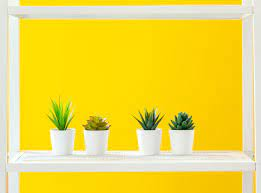
#> input picture Labs/Lab 3/Q3_Solution/images/q34.png, 261 x 193 px, found by its file name
$ python sort.py
#> lines starting #> are read from the running program, lines starting #| are printed output that depends on the picture; after the words box and inside, x2 and y2 are one past the last pixel; in counts of white or black regions, pixels touching at a corner belong together
import numpy as np
import cv2 as cv2
import matplotlib.pyplot as plt

def prominance(unique):

    l1 = np.tile(unique[1],(10,10,1))
    l2 = np.tile(unique[2],(10,10,1))
    l3 = np.tile(unique[3],(10,10,1))
    m1 = np.tile(unique[-1],(10,10,1))
    m2 = np.tile(unique[-2],(10,10,1))
    m3 = np.tile(unique[-3],(10,10,1))

    fig, axes = plt.subplots(nrows=2, ncols=3)
    axes[0,0].imshow(l1)
    axes[0,1].imshow(l2)
    axes[0,2].imshow(l3)
    axes[1,0].imshow(m1)
    axes[1,1].imshow(m2)
    axes[1,2].imshow(m3)
    fig.tight_layout()


def show(x,cmap='gray'):
    plt.imshow(x)
    plt.show()


img = cv2.imread("q34.png")
#> img is the input picture: shape (193, 261, 3); mean B, G, R 77.9, 217.5, 240.9

show(img)


fimg = img.reshape(-1, img.shape[2])

colors = np.array([[0, 0, 0],
            [128, 128, 128],
            [128, 0, 0],
            [0, 255, 0]])

colors = np.array([ [0, 0, 0	],
                    [128, 128, 128],
                    [192, 192, 192],
                    [255, 255, 255],
                    [128, 0, 0],
                    [255, 0, 0],
                    [128, 128, 0	],
                    [255, 255, 0	],
                    [0, 128, 0],
                    [0, 128, 128	],
                    [0, 255, 255	],
                    [0, 0, 128],
                    [0, 0, 255],
                    [128, 0, 128	],
                    [255, 0, 255]])

#dist = np.array([[ np.linalg.norm(i-j) for j in colors] for i in fimg])

dist = np.linalg.norm(fimg[:, None, ...] - colors[None, ...], axis=-1)

cluster = np.argmin(dist,axis=1)

fimg = colors[cluster]

gray = cv2.cvtColor(img, cv2.COLOR_BGR2GRAY)
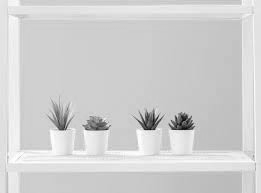
#> gray: shape (193, 261); min 9, max 255, mean 208.6


#fimg = fimg//10

#fimg = fimg*10

unique,counts =np.unique(fimg, return_counts=True, axis=0)
#> unique = [[0, 0, 0], [0, 0, 128], [0, 128, 0], [0, 128, 128], [0, 255, 255], [128, 128, 0], [128, 128, 128], [192, 192, 192], [255, 255, 255]]; counts = [113, 2, 159, 736, 31525, 30, 198, 7345, 10265]

ind = np.argsort(counts)
#> ind = [1, 5, 0, 2, 6, 3, 7, 8, 4]

unique = unique[ind]
#> unique = [[0, 0, 128], [128, 128, 0], [0, 0, 0], [0, 128, 0], [128, 128, 128], [0, 128, 128], [192, 192, 192], [255, 255, 255], [0, 255, 255]]

counts = counts[ind]
#> counts = [2, 30, 113, 159, 198, 736, 7345, 10265, 31525]

test = np.where(np.isin(fimg,unique[:1]),np.ones(fimg.shape),np.zeros(fimg.shape))

test = test.reshape(img.shape)
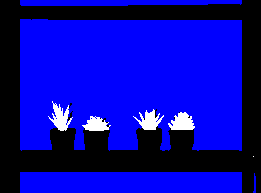
#> test: shape (193, 261, 3) float64; mean B, G, R 0.65, 0.0246, 0.0246

test = np.logical_or(test[:,:,0],test[:,:,1],test[:,:,2])
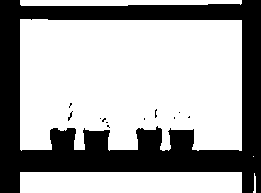
#> test: shape (193, 261) float64; values 0 (black) and 1 (white), 65% white; 12 black regions (11 under 20 px), largest, box (x1, y1, x2, y2) and area: (0, 0, 261, 193) 17548

show(test)#,cmap='gray')
show(fimg.reshape(img.shape))
#> call 3 of show, with cmap = 'gray'
#> in show (call 3), `plt.show()`:
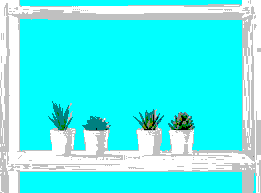
#> shown: shape (193, 261, 3); mean R, G, B 80.5, 242.4, 241.9

#dominant = np.tile(unique[:1],(100,100,1))

#show(dominant)

prominance(unique)
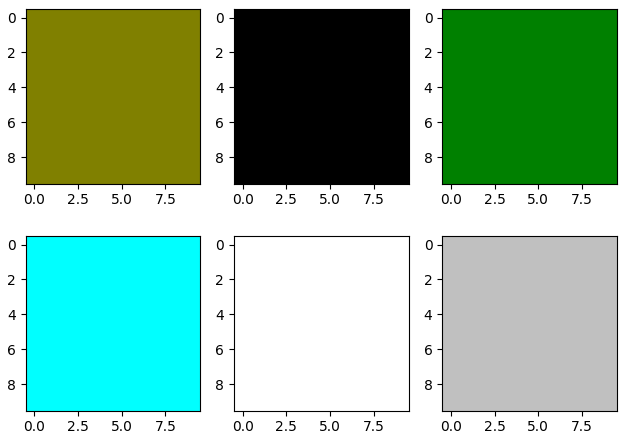
#> figure drawn by matplotlib, 6 panels
